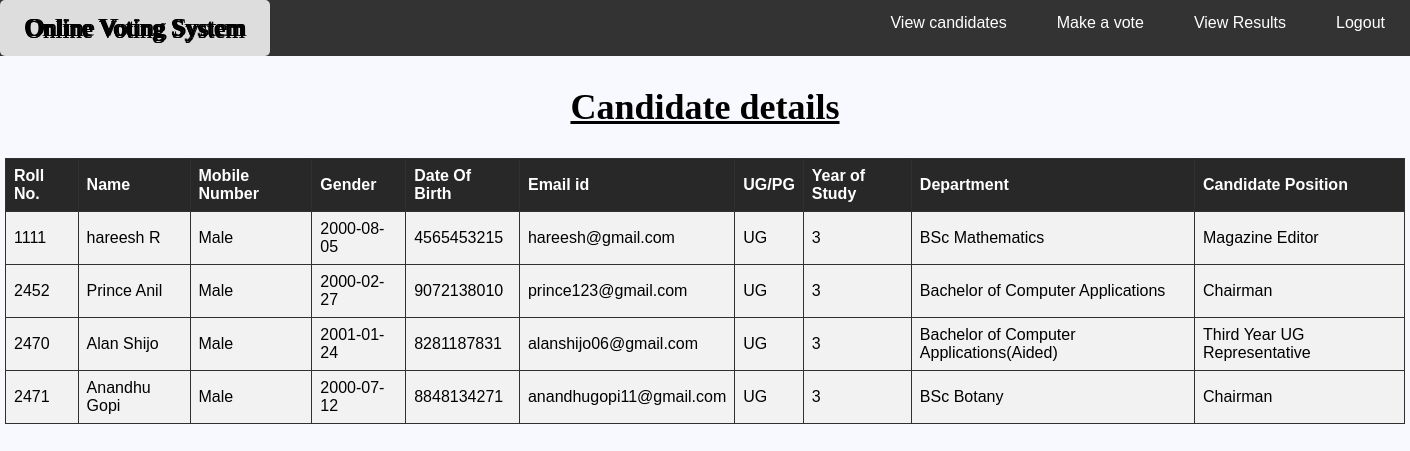
Page /viewcand_cand.php (signed in) on the committed database.
### tables this page shows
CREATE TABLE IF NOT EXISTS `candidate` (
  `rollno` int(20) NOT NULL,
  `fname` varchar(20) NOT NULL,
  `mname` varchar(20) NOT NULL,
  `lname` varchar(20) NOT NULL,
  `phno` bigint(10) NOT NULL,
  `gender` varchar(10) NOT NULL,
  `dob` varchar(100) NOT NULL,
  `email` varchar(30) NOT NULL,
  `pgug` varchar(10) NOT NULL,
  `yos` int(10) NOT NULL,
  `course` varchar(50) NOT NULL,
  `batch` varchar(20) NOT NULL,
  `candidate_position` varchar(40) NOT NULL,
  `username` varchar(30) NOT NULL,
  `status` varchar(100) NOT NULL,
  `candidate_votes` int(200) NOT NULL,
  PRIMARY KEY (`rollno`)
);

### viewcand_cand.php (the view, shortened to what this page needs)
<html>
<head>
</head>
<body>
<div class="navbar">
  <a href="candidate.php" class="left">Online Voting System</a>
  <a href="logout.php" class="right">Logout</a>
  <a href="viewrslts_cand.php">View Results</a>
  <a href="makevote_cand.php">Make a vote</a>
  <a href="viewcand_cand.php">View candidates</a>
</div>
<h2>Candidate details</h2>
<?php
include "db_conn.php";
if (mysqli_connect())
{
$sql = "SELECT * FROM candidate WHERE status='approved'";
$result = mysqli_query($conn,$sql);
echo "<table cellpadding='30' align='center'>
<tr>
<th>Roll No.</th>
<th>Name</th>
<th>Mobile Number</th>
<th>Gender</th>
<th>Date Of Birth</th>
<th>Email id</th>
<th>UG/PG</th>
<th>Year of Study</th>
<th>Department</th>
<th>Candidate Position</th>
</tr>";
while($row = mysqli_fetch_array($result))
{
echo "<tr>";
echo "<td>" . $row['rollno'] . "</td>";
echo "<td>" . $row['fname'] . " " . $row['mname'] . " " . $row['lname'] . "</td>";
echo "<td>" . $row['gender'] . "</td>";
echo "<td>" . $row['dob'] . "</td>";
echo "<td>" . $row['phno'] . "</td>";
echo "<td>" . $row['email'] . "</td>";
echo "<td>" . $row['pgug'] . "</td>";
echo "<td>" . $row['yos'] . "</td>";
echo "<td>" . $row['course'] . "</td>";
echo "<td>" . $row['candidate_position'] . "</td>";
echo "</tr>";
}
echo "</table>";
}
else
{
echo "Failed to connect to MySQL: " . mysqli_connect_error();
}
?>
</body>
</html>

### viewcand_cand.php (style rules this page uses)
* { box-sizing: border-box; color: black; }
body { font-family: "Arial", "Helvetica", sans-serif; margin: 0; background-color: #F8F8FF; }
h2 { font-size: 36px; font-family: 'Righteous', cursive; text-align: center; text-decoration: underline; }
.navbar { overflow: hidden; background-color: #333; }
.navbar a { float: right; display: block; color: white; text-align: center; padding: 14px 25px; text-decoration: none; }
.navbar a.left { float: left; color: white; font-size: 25; text-decoration: none; font-family: 'Brush Script MT', cursive; text-shadow: -1px 0 black, 0 2px black, 2px 0 black, 0 2px black; }
table { border-collapse: collapse; width: 1400; border: 1px solid #282828; }
th, td { text-align: left; padding: 8px; border: 1px solid #303030; }
tr { background-color: #f2f2f2 }
th { background-color: #282828; color: white; }

### rows in the picture
candidate: rollno "1111", fname "hareesh", lname "R", gender "Male", dob "2000-08-05", phno "4565453215", email "hareesh@gmail.com", pgug "UG", yos "3", course "BSc Mathematics", candidate_position "Magazine Editor"
candidate: rollno "2452", fname "Prince", lname "Anil", gender "Male", dob "2000-02-27", phno "9072138010", email "prince123@gmail.com", pgug "UG", yos "3", course "Bachelor of Computer Applications", candidate_position "Chairman"
candidate: rollno "2470", fname "Alan", lname "Shijo", gender "Male", dob "2001-01-24", phno "8281187831", email "alanshijo06@gmail.com", pgug "UG", yos "3", course "Bachelor of Computer Applications(Aided)", candidate_position "Third Year UG Representative"
candidate: rollno "2471", fname "Anandhu", lname "Gopi", gender "Male", dob "2000-07-12", phno "8848134271", email "anandhugopi11@gmail.com", pgug "UG", yos "3", course "BSc Botany", candidate_position "Chairman"
